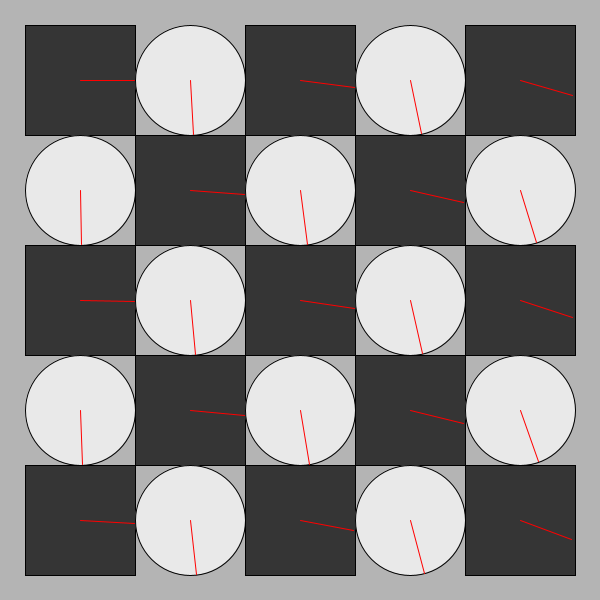
Frame 1 (no input)
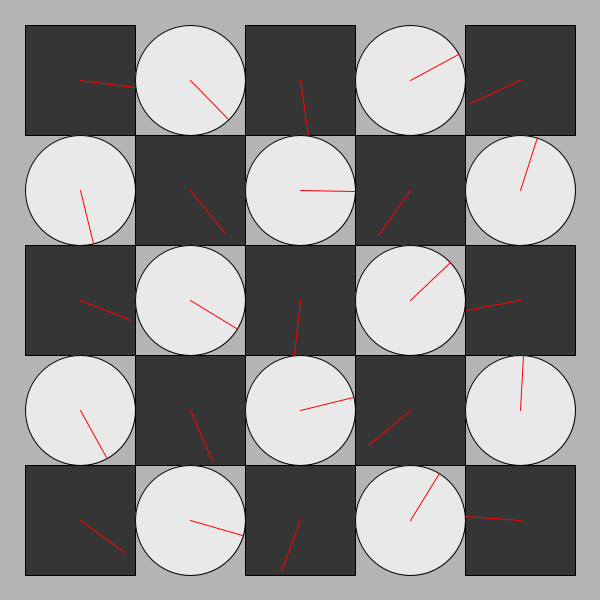
Frame 60 (the mouse pressed at the canvas centre just before this capture)
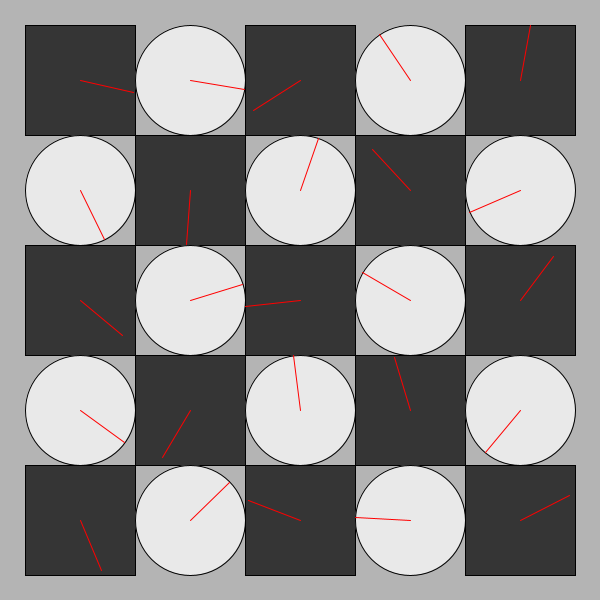
Frame 120 (the mouse held since frame 60 and released just before this capture)

The Processing sketch that drew these frames (run headless with seeded random() and noise(); from frame 60 on, the mouse is pressed at the canvas centre):

// Processing sketch: processing_152783
// ── processing_152783.pde

/*
 * Creative Coding
 * Week 2, 04 - The Clocks
 * by Indae Hwang and Jon McCormack
 * Copyright (c) 2014 Monash University
 *
 * This program draws a grid of circular "clocks", whose hands move according to the elasped time.
 * The higher the clock number the faster it moves, the first clock takes 1 min to go all the way around.
 * The function "movingCircle" is used to draw each clock. It is passed the position, size and hand angle
 * as arguments.
 * 
 */

void setup() {
  size(600, 600);
  background(180);
  rectMode(CENTER);
  noStroke();
}


void draw() {
  background(180);
  noStroke();

  int num = 5;
  int margin = 80;

  float gutter = 0; //distance between each cell
  float cellsize = ( width - (2 * margin) - gutter * (num - 1) ) / (num - 1);

  int circleNumber = 0; // counter

  for (int i=0; i<num; i++) {
    for (int j=0; j<num; j++) {
      ++circleNumber;
      if (circleNumber%2==0){
        
      float tx = margin + cellsize * i + gutter * i;
      float ty = margin + cellsize * j + gutter * j;

      movingCircle(tx, ty, cellsize, circleNumber * TWO_PI * millis() / 60000.0);
    }
    else{
      
     
 
      float tx = margin + cellsize * i + gutter * i;
      float ty = margin + cellsize * j + gutter * j;

      movingCircle2(tx, ty, cellsize, circleNumber * TWO_PI * millis() / 60000.0);
          }
        }//end of draw 
      }
    }
  

    
    
  

void movingCircle(float x, float y, float size, float angle) {

  // calculate endpoint of the line
  float tempX = x + (size / 2) * sin(angle);
  float tempY = y + (size / 2) * cos(angle);

  stroke(0);
  strokeWeight(1);
  fill(255, 180);
  ellipse(x, y, size, size); // circle

  stroke(255, 0, 0);
  line(x, y, tempX, tempY); // red line
   }
  void movingCircle2(float x, float y, float size, float angle) {

  // calculate endpoint of the line
  float tempX = x + (size / 2) * cos(angle);
  float tempY = y + (size / 2) * sin(angle);

  stroke(0);
  strokeWeight(1);
  fill(0, 180);
  rect(x, y, size, size); // circle

  stroke(255, 0, 0);
  line(x, y, tempX, tempY); // red line
 
}
